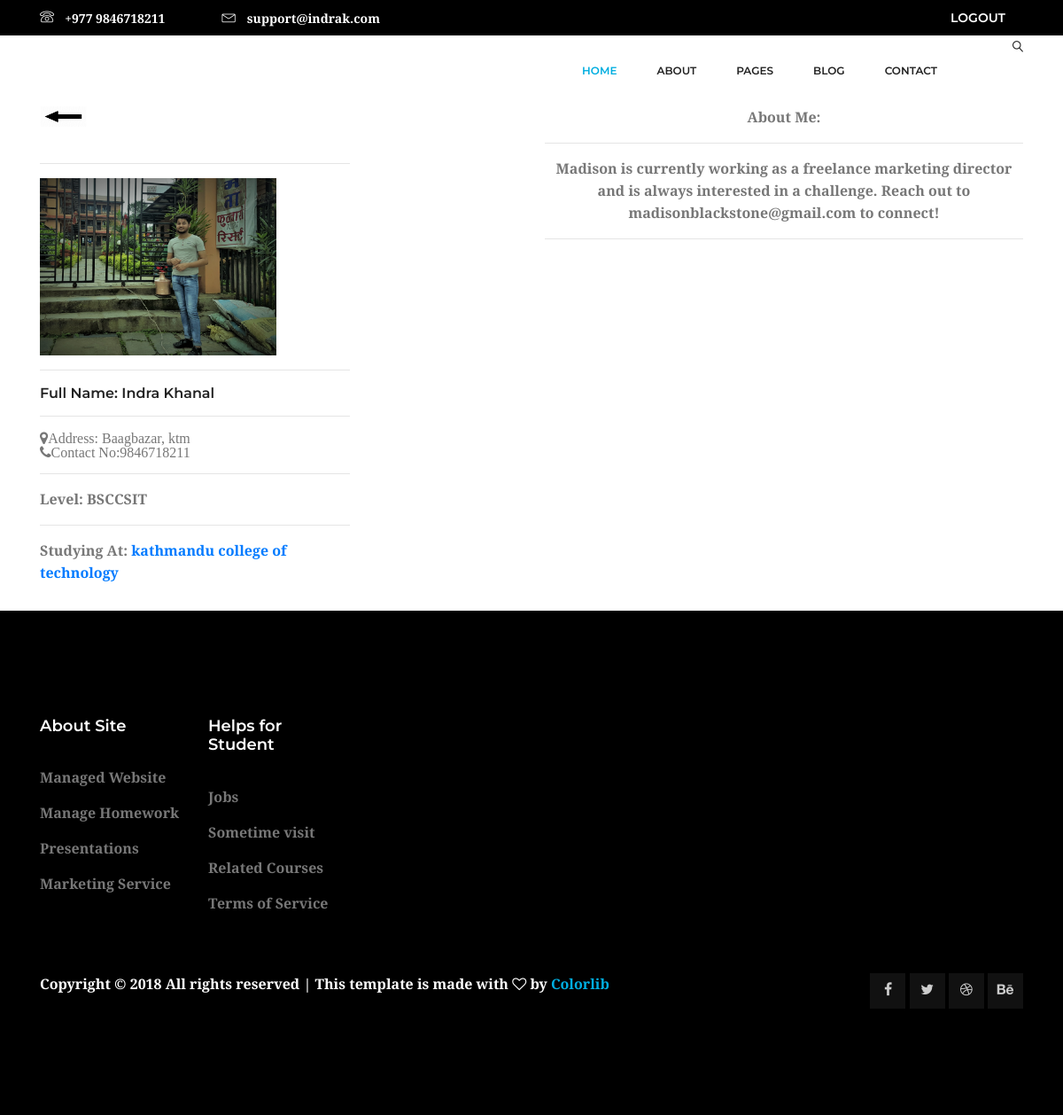
Screenshot of /profile/ (signed in) with the database file from the repository.
### Student/models.py (models this page shows, shortened)
class Student(models.Model):
    fullname = models.CharField(max_length=20, null=True, blank=True)
    contact = models.CharField(max_length=15, null=True, blank=True)
    address = models.CharField(max_length=15, null=True, blank=True)
    profile = models.ImageField(upload_to='profile/', null=True, blank=True)
    level = models.CharField(max_length=20, null=True, blank=True)
    college_name = models.CharField(max_length=50, null=True, blank=True)
    about = models.TextField(null=True, blank=True)
    user = models.OneToOneField(User, on_delete=models.CASCADE)

### studentModal/views.py (the view)
# urls.py: path('profile/', views.profile, name='profile'),
@login_required(login_url='login')
def profile(request):
    s = is_student(request.user.id)
    if s == 1:
        e = Student.objects.get(user_id=request.user.id)
        context1 = {
            'student': e
        }
        return render(request, 'profile.html', context1)
    else:
        redirect('student_dashboard')

### studentModal/views.py (called while the page is built)
def is_student(id):
    try:
        a = Student.objects.get(user_id=id)
        return 1
    except:
        return 0

### templates/profile.html (shortened to what this page needs)
{% extends 'master1.html'%}
{% block 'content' %}
{%load static%}
<div class="container">
    <div class="row">
        <div class="col-md-4">
            <a href="{% url 'after_login' %}"><img src="{%static 'img/backarrow.png' %}" style="width: 15%;height: 4%;" alt="Back"></a>
            <br/>
            <br/>
            <hr/>
            <div class="box">
                <img src="{{MEDIA_URL}}{{student.profile.url}}" class="image" style="height: 200px; width: auto;">
                <hr/>
                <h5>Full Name: {{student.fullname}}</h5>
                <hr/>
                <span><i class="fa fa-map-marker">Address: {{student.address}}</i> </span>
                <br>
                <span><i class="fa fa-phone">Contact No:{{student.contact}}</i> </span><br>
                <hr/>
                <span>Level: {{student.level}}</span><br/>
                <hr/>
                <span>Studying At: <a href="https://www.kct.edu.np/">{{student.college_name}}</a></span>
            </div>
        </div>
            <br>
        <div class="col-md-6">
            <div class="panel panel-default"><center>About Me:</center><hr/>  <center>{{student.about}}</center></div>
            <hr/>
        </div>
    </div>
</div>
{% endblock %}

### templates/master1.html (shortened to what this page needs)
<html lang="en">
{% load static%}
<head>
	<link rel="stylesheet" href="{% static 'css/bootstrap.css' %}">
	<link rel="stylesheet" href="{% static 'vendors/linericon/style.css' %}">
	<link rel="stylesheet" href="{% static 'css/font-awesome.min.css' %}">
	<link rel="stylesheet" href="{% static 'css/fonts/font-awesome/css/font-awesome.css' %}">
	<link rel="stylesheet" href="{% static 'css/fonts/entypo/css/entypo.css' %}">
	<link rel="stylesheet" href="{% static 'vendors/owl-carousel/owl.carousel.min.css' %}">
	<link rel="stylesheet" href="{% static 'vendors/lightbox/simpleLightbox.css' %}">
	<link rel="stylesheet" href="{% static 'vendors/nice-select/css/nice-select.css' %}">
	<link rel="stylesheet" href="{% static 'vendors/animate-css/animate.css' %}">
	<link rel="stylesheet" href="{% static 'css/style.css' %}">
</head>
<body>
	<header class="header_area">
		<div class="header-top">
			<div class="container">
				<div class="row align-items-center">
					<div class="col-lg-6 col-sm-6 col-4 header-top-left">
						<a href="tel:+977 9846718211">
							<span class="lnr lnr-phone"></span>
							<span class="text">
								<span class="text">+977 9846718211</span>
							</span>
						</a>
						<a href="mailto:support@colorlib.com">
							<span class="lnr lnr-envelope"></span>
							<span class="text">
								<span class="text">support@indrak.com</span>
							</span>
						</a>
					</div>
					<div class="col-lg-6 col-sm-6 col-8 header-top-right">
						{% if request.user.is_authenticated%}
						<a href="{% url 'logout' %}" class="text-uppercase">logout</a>
						{%else%}
						<a href="{% url 'login' %}" class="text-uppercase">Login</a>
                        <a href="{% url 'signup' %}" class="text-uppercase">SignUp</a>
						{%endif%}
					</div>
				</div>
			</div>
		</div>
			<nav class="navbar navbar-expand-lg navbar-light">
				<div class="container">
					<div class="collapse navbar-collapse offset" id="navbarSupportedContent">
						<ul class="nav navbar-nav menu_nav ml-auto">
							<li class="nav-item active"><a class="nav-link" href="{% url 'after_login' %}">Home</a></li>
							<li class="nav-item"><a class="nav-link" href="about-us.html">About</a></li>
							<li class="nav-item submenu dropdown">
								<a href="#" class="nav-link dropdown-toggle" data-toggle="dropdown" role="button" aria-haspopup="true"
								 aria-expanded="false">Pages</a>
							</li>
							<li class="nav-item submenu dropdown">
								<a href="#" class="nav-link dropdown-toggle" data-toggle="dropdown" role="button" aria-haspopup="true"
								 aria-expanded="false">Blog</a>
							</li>
							<li class="nav-item"><a class="nav-link" href="contact.html">Contact</a></li>
							<li class="nav-item">
								<a href="#" class="nav-link search" id="search">
									<i class="lnr lnr-magnifier"></i>
								</a>
							</li>
						</ul>
					</div>
				</div>
			</nav>
	</header>
{%block 'content'%}{%endblock%}
	<footer class="footer-area section_gap">
		<div class="container">
			<div class="row">
				<div class="col-lg-2 col-md-6 single-footer-widget">
					<h4>About Site</h4>
					<ul>
						<li><a href="#">Managed Website</a></li>
						<li><a href="#">Manage Homework</a></li>
						<li><a href="#">Presentations</a></li>
						<li><a href="#">Marketing Service</a></li>
					</ul>
				</div>
				<div class="col-lg-2 col-md-6 single-footer-widget">
					<h4>Helps for Student</h4>
					<ul>
						<li><a href="#">Jobs</a></li>
						<li><a href="#">Sometime visit</a></li>
						<li><a href="#">Related Courses</a></li>
						<li><a href="#">Terms of Service</a></li>
					</ul>
				</div>
			</div>
			<div class="row footer-bottom d-flex justify-content-between">
				<p class="col-lg-8 col-sm-12 footer-text m-0 text-white">Copyright © 2018 All rights reserved | This template is
				made with <i class="fa fa-heart-o" aria-hidden="true"></i> by <a href="#">Colorlib</a></p>
				<div class="col-lg-4 col-sm-12 footer-social">
					<a href="#"><i class="fa fa-facebook"></i></a>
					<a href="#"><i class="fa fa-twitter"></i></a>
					<a href="#"><i class="fa fa-dribbble"></i></a>
					<a href="#"><i class="fa fa-behance"></i></a>
				</div>
			</div>
		</div>
	</footer>
</body>
</html>

### rows the page displays
Student: profile (picture), fullname "Indra Khanal", address "Baagbazar, ktm", contact "9846718211", level "BSCCSIT", college_name "kathmandu college of technology", about "Madison is currently working as a freelance marketing director and is always interested in a challenge. Reach out to madisonblackstone@gmail.com to connect!"
